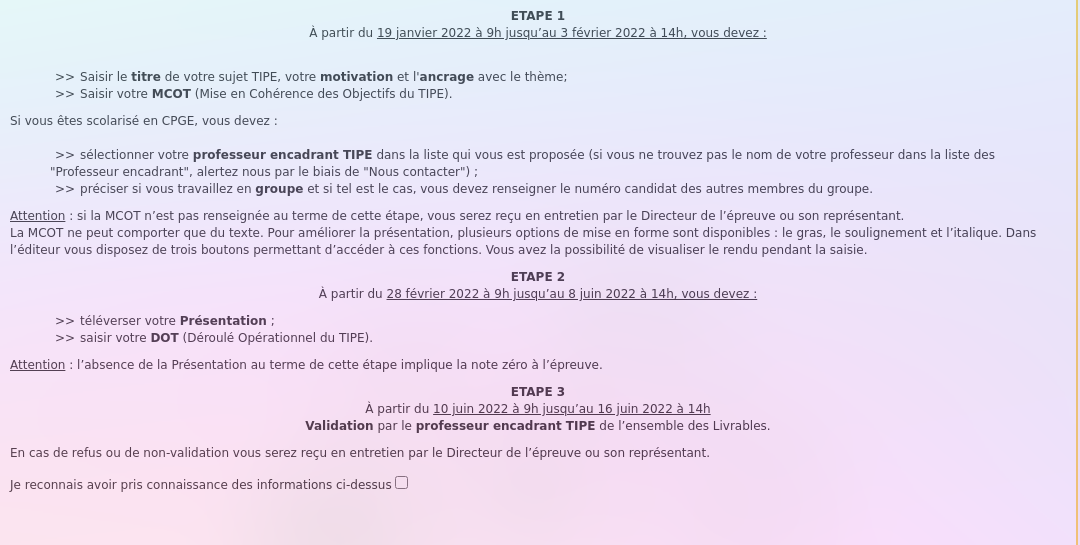
#> input picture infos-scei.png, 1080 x 545 px, given as the content of the folder datasets/various, which was not available
$ python detect.py
#> lines starting #> are read from the running program, lines starting #| are printed output that depends on the picture; long printed decimals are rounded; pictures that were not available may be replaced by others from this repository, and a replacement may not be noted
### utils.py
from math import sqrt
from abc import ABCMeta, abstractmethod
from typing import Iterable, Union, TypeVar, Callable, Any

def mean(o: Iterable[Union[float, int]]) -> float:
    values = list(o)
    return sum(values) / len(values)


def flatten_2D(o: Iterable):
    flat = []
    for row in o:
        for item in row:
            flat.append(item)
    return flat


# needed to remove pylint(cell-var-from-loop), see https://stackoverflow.com/a/67928238/9943464
def access(o, key):
    return o.get(key)


def norm(vector):
    return sqrt(sum(map(lambda x: x ** 2, vector)))


def checkmark(o):
    return "[bold green]✔[/]" if o else "[bold red]✘[/]"

T = TypeVar("T")
# [36 lines left out: functions partition, roughly_equals, not called in this run]

T = TypeVar("T", bound=Union[float, int])
def clip(minimum: T, maximum: T, o: T) -> T:
    return max(minimum, min(maximum, o))

### angles.py
import pathlib
from typing import Iterable, Optional
from math import sqrt
import numpy as np

tau = 2 * np.pi

import matplotlib.pyplot as plt
from skimage.transform import (hough_line, hough_line_peaks,
                               probabilistic_hough_line)


# [10 lines left out: function get_lines, not called in this run]

def norm(a: tuple[int, int], b: tuple[int, int]) -> float:
    return sqrt((a[0] - b[0])**2 + (a[1] - b[1])**2)

def get_lines_probabilistic(
    edges: np.ndarray, length: int = 5, gap: int = 3, minimum_length: float = 0
) -> Iterable[tuple[tuple[int, int], tuple[int, int], float]]:
    """
    Return value:
    list of (start point, end point, angle with the vertical projection in radians)
    """
    for beginning, end in probabilistic_hough_line(
        edges, threshold=10, line_length=length, line_gap=gap
    ):
        x0, y0 = beginning
        x1, y1 = end
        # CAH
        angle = np.arccos(abs(y1 - y0) / np.sqrt((x1 - x0) ** 2 + (y1 - y0) ** 2))

        if norm(beginning, end) >= minimum_length:
            yield beginning, end, angle

# [12 lines left out: function unique_angles, not called in this run]

def display_lines(
    ax,
    image: np.ndarray,
    lines: list[tuple[tuple[int, int], tuple[int, int], float]],
    probabilistic: bool = True,
    save: Optional[str] = None,
):
    """
    Display lines on top of image with matplotlib
    """
    plt.imshow(image, cmap="gray")
    midway = lambda p1, p2: ((p1[0] + p2[0]) / 2, (p1[1] + p2[1]) / 2)
    if probabilistic:
        counter = 0
        # for beginning, end, angle in lines[5:6]:
        for (x0, y0), (x1, y1), angle in lines:
            ax.plot([x0, x1], [y0, y1], color="red")
            ax.plot([x0, x0], [y0, y1], color="blue")
            ax.text(
                *midway((x0, y0), (x1, y1)), f"{int(angle*180/tau)}°", color="white"
            )
            counter += 1
    else:
        for *point, angle in lines:
            ax.axline(point, slope=angle)
            ax.scatter(*point)

    ax.set_xlim(0, image.shape[1])
    ax.set_ylim(image.shape[0], 0)
    if save:
        plt.savefig(save)

### detect.py
import json
from pathlib import Path
from typing import Any, Optional, TypeVar

import cv2
import matplotlib.pyplot as plt
import numpy as np
from nptyping import NDArray
from rich.progress import Progress

from angles import display_lines, get_lines_probabilistic
from detect_tilt import image_tilt
from utils import *

here = Path(__file__).parent

def vectorize(image):
    # convert cells of 3-valued lists (RGB) to a single value (greyscale)
    image = np.array([[0 if r == 0 else 1 for r in row] for row in image])
    return Bitmap(image).trace()


def is_broken(angles: list[float], ε: float = 10) -> bool:
    """
    If the maximum offset with a vertical angle is less than ε for all angles, the bone is not broken
    """
    tau = 2 * np.pi
    deg = lambda rad: rad / tau * 180
    print("[" + " ".join(f"{int(deg(angle))}°" for angle in angles) + "]")
    return max(map(deg, angles)) >= ε


def is_white(pixel: float) -> bool:
    return pixel > 0.75


def center_of(image: np.ndarray) -> np.ndarray:
    # return image[:, len(image[0])//4: -len(image[0])//4]
    return image


def contrast_of(image: np.ndarray) -> float:
    if len(image.shape) == 2:
        return image.std()
    return cv2.cvtColor(image, cv2.COLOR_BGR2GRAY).std()


def boost_contrast(image: np.ndarray) -> np.ndarray:
    return 4 * image


def grayscale_of(image: NDArray[Any, Any, 3]) -> NDArray[Any, Any]:
    return cv2.cvtColor(image, cv2.COLOR_BGR2HSV)[:, :, 2]


def brightness_of(image: Union[NDArray[Any, Any, 3], NDArray[Any, Any]]) -> float:
    # RGB
    if len(image.shape) == 3:
        image = grayscale_of(image)
    return mean(flatten_2D(image))


def detect_edges_otsu(
    image: NDArray[Any, Any, 3]
) -> tuple[NDArray[Any, Any, 3], NDArray[Any, Any]]:
    otsu_threshold, _ = cv2.threshold(
        grayscale_of(image), 0, 255, cv2.THRESH_BINARY + cv2.THRESH_OTSU
    )
    return detect_edges(image, low=otsu_threshold / 2, high=otsu_threshold, blur=0)


def detect_edges(
    image: Union[NDArray[Any, Any, 3], NDArray[Any, Any]],
    low: int,
    high: int,
    σ: int = 3,
    blur: float = 0,
) -> tuple[NDArray[Any, Any, 3], NDArray[Any, Any]]:
    """
    Détecte les bords d'une image, en utilisant—si blur ≠ 0—un filtre bilatéral avec un σ_color = σ_space = blur.
    """
    σ, low, high = map(int, (σ, low, high))

    if len(image.shape) == 2:
        image = cv2.cvtColor(image, cv2.COLOR_GRAY2BGR)

    if blur:
        # image = cv2.bilateralFilter(image, d=5, sigmaColor=blur, sigmaSpace=blur)
        image = cv2.blur(image, (blur, blur))

    edges = cv2.Canny(image, low, high, apertureSize=σ, L2gradient=True)
    return image, edges


def save_figure(image_path: Path, save: Optional[Path] = None):
    image = cv2.imread(str(image_path))
#> image is the input picture: shape (545, 1080, 3); mean B, G, R 240.4, 221.6, 231.2
    print(f"contrast is {contrast_of(image)}")
#| contrast is 29.076
    original, edges = detect_edges(image, low=40, high=120, blur=3)
#> in detect_edges, `edges = cv2.Canny(image, low, high, apertureSize=σ, L2gradient=True)`:
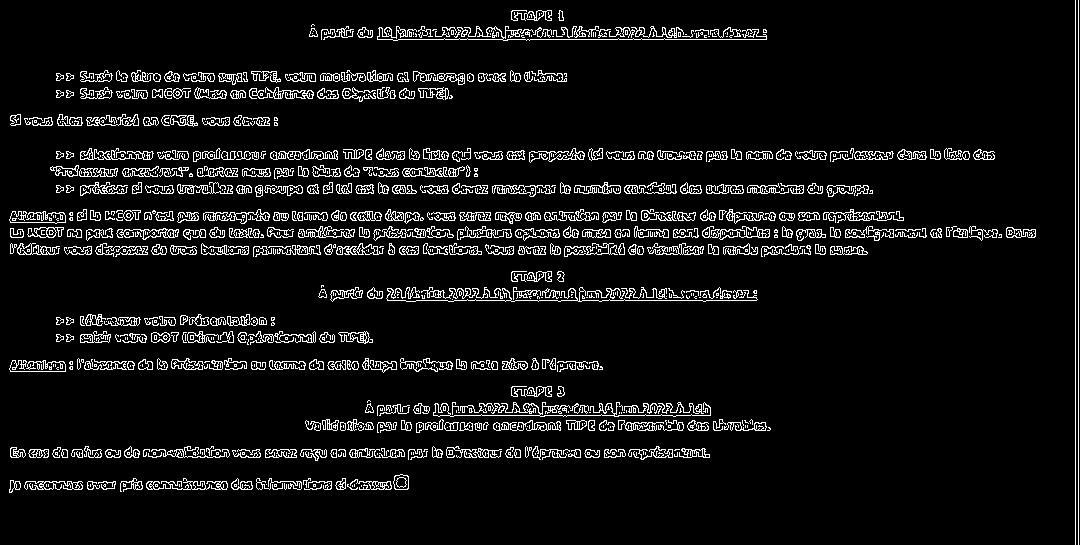
#> edges: shape (545, 1080); 7% white in thin lines or dots
    lines = list(get_lines_probabilistic(center_of(edges), gap=5, length=20))
#> lines = 1334 items
    if not lines:
        print(f"error: no lines detected for {image}")
        return
    broken = is_broken([angle for _, _, angle in lines])
#> (printed output is left out)
#> broken = True
    fig, ax = plt.subplots(1, 2, sharex=True, sharey=True)
    fig.suptitle(
        f"Détecté comme {'cassé' if broken else 'sain'}\n"
        f"cont: {contrast_of(image)} lum: {brightness_of(image)}\n"
        # f"tilt: {image_tilt(lines)/(2*np.pi)*180}° #segments: {len(lines)}\n"
        f"outlum: {brightness_of(center_of(edges))} lumratio: {brightness_of(center_of(edges))/brightness_of(image)}"
    )
#> in grayscale_of, `return cv2.cvtColor(image, cv2.COLOR_BGR2HSV)[:, :, 2]`:
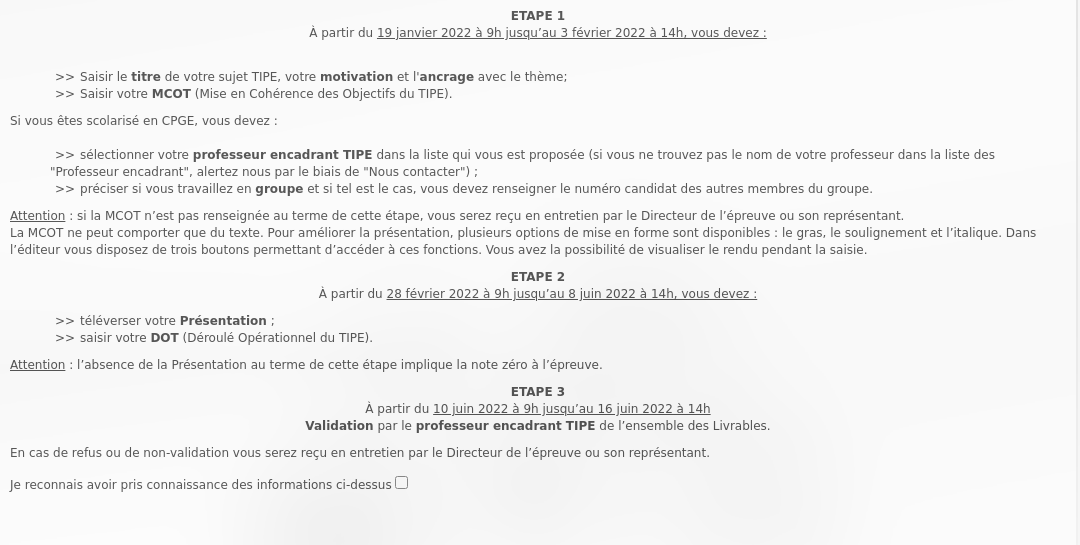
#> returned value: shape (545, 1080); min 80, max 252, mean 241.6
#> after the loop in flatten_2D, `for row in o:`: flat = 588600 items
    ax[0].imshow(original)
    # ax[1].imshow(edges)
    display_lines(ax[1], center_of(edges), lines)
#> the loop in display_lines, `for (x0, y0), (x1, y1), angle in lines:` made 1334 passes
#> (x0, y0, x1, y1, angle) on passes 1 to 3: (983, 229, 932, 229, 1.57), (382, 249, 192, 249, 1.57), (241, 254, 309, 250, 1.51)
#> after the loop in display_lines, `for (x0, y0), (x1, y1), angle in lines:`: counter = 1334

    if save:
        plt.savefig(str(save))
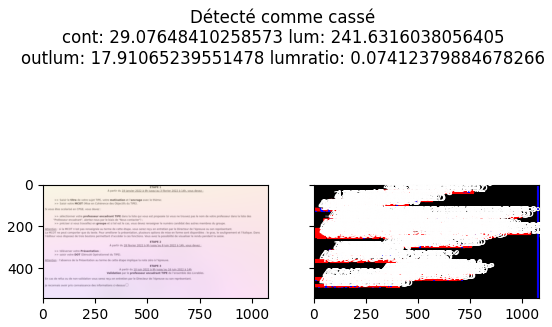
#> figure drawn by matplotlib, 2 panels
    else:
        plt.show()

    print(
        f'{image_path}: Detected as {"broken" if broken else "healthy"}',
        end="\n\n",
    )
#| _only/infos-scei.png: Detected as broken


if __name__ == "__main__":
    with Progress() as bar:
        files = list(Path("datasets/various").glob("*.png"))
        task = bar.add_task("[blue]Processing", total=len(files))
        (here / "line-detection").mkdir()

        for testfile in files:
            save_figure(testfile, save=here / "line-detection" / testfile.name)
            bar.advance(task)
